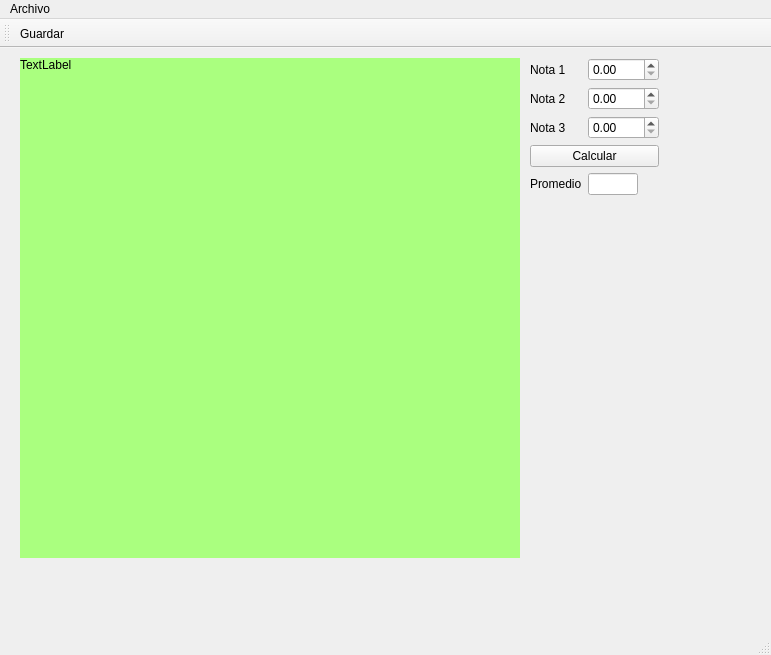
<?xml version="1.0" encoding="UTF-8"?>
<ui version="4.0">
 <class>Principal</class>
 <widget class="QMainWindow" name="Principal">
  <property name="geometry">
   <rect>
    <x>0</x>
    <y>0</y>
    <width>771</width>
    <height>655</height>
   </rect>
  </property>
  <property name="windowTitle">
   <string>Principal</string>
  </property>
  <widget class="QWidget" name="centralwidget">
   <widget class="QLabel" name="outCuadro">
    <property name="geometry">
     <rect>
      <x>20</x>
      <y>10</y>
      <width>500</width>
      <height>500</height>
     </rect>
    </property>
    <property name="maximumSize">
     <size>
      <width>500</width>
      <height>500</height>
     </size>
    </property>
    <property name="styleSheet">
     <string notr="true">background-color: rgb(170, 255, 127);</string>
    </property>
    <property name="text">
     <string>TextLabel</string>
    </property>
    <property name="alignment">
     <set>Qt::AlignLeading|Qt::AlignLeft|Qt::AlignTop</set>
    </property>
   </widget>
   <widget class="QWidget" name="widget" native="true">
    <property name="geometry">
     <rect>
      <x>530</x>
      <y>10</y>
      <width>129</width>
      <height>151</height>
     </rect>
    </property>
    <property name="maximumSize">
     <size>
      <width>200</width>
      <height>550</height>
     </size>
    </property>
    <layout class="QFormLayout" name="formLayout">
     <item row="0" column="0">
      <widget class="QLabel" name="label">
       <property name="text">
        <string>Nota 1</string>
       </property>
      </widget>
     </item>
     <item row="0" column="1">
      <widget class="QDoubleSpinBox" name="inNota1">
       <property name="maximumSize">
        <size>
         <width>100</width>
         <height>50</height>
        </size>
       </property>
       <property name="maximum">
        <double>400.000000000000000</double>
       </property>
      </widget>
     </item>
     <item row="1" column="0">
      <widget class="QLabel" name="label_3">
       <property name="text">
        <string>Nota 2</string>
       </property>
      </widget>
     </item>
     <item row="1" column="1">
      <widget class="QDoubleSpinBox" name="inNota2">
       <property name="maximumSize">
        <size>
         <width>100</width>
         <height>16777215</height>
        </size>
       </property>
       <property name="maximum">
        <double>400.000000000000000</double>
       </property>
      </widget>
     </item>
     <item row="2" column="0">
      <widget class="QLabel" name="label_2">
       <property name="text">
        <string>Nota 3</string>
       </property>
      </widget>
     </item>
     <item row="2" column="1">
      <widget class="QDoubleSpinBox" name="inNota3">
       <property name="maximumSize">
        <size>
         <width>100</width>
         <height>16777215</height>
        </size>
       </property>
       <property name="maximum">
        <double>400.000000000000000</double>
       </property>
      </widget>
     </item>
     <item row="3" column="0" colspan="2">
      <widget class="QPushButton" name="cmdCacular">
       <property name="text">
        <string>Calcular</string>
       </property>
      </widget>
     </item>
     <item row="4" column="0">
      <widget class="QLabel" name="label_4">
       <property name="text">
        <string>Promedio</string>
       </property>
      </widget>
     </item>
     <item row="4" column="1">
      <widget class="QLineEdit" name="outPromedio">
       <property name="enabled">
        <bool>true</bool>
       </property>
       <property name="maximumSize">
        <size>
         <width>50</width>
         <height>16777215</height>
        </size>
       </property>
       <property name="readOnly">
        <bool>true</bool>
       </property>
      </widget>
     </item>
    </layout>
   </widget>
  </widget>
  <widget class="QMenuBar" name="menubar">
   <property name="geometry">
    <rect>
     <x>0</x>
     <y>0</y>
     <width>771</width>
     <height>21</height>
    </rect>
   </property>
   <widget class="QMenu" name="menuArchivo">
    <property name="title">
     <string>Archivo</string>
    </property>
    <addaction name="actionGuardar"/>
   </widget>
   <addaction name="menuArchivo"/>
  </widget>
  <widget class="QStatusBar" name="statusbar"/>
  <widget class="QToolBar" name="toolBar">
   <property name="windowTitle">
    <string>toolBar</string>
   </property>
   <attribute name="toolBarArea">
    <enum>TopToolBarArea</enum>
   </attribute>
   <attribute name="toolBarBreak">
    <bool>false</bool>
   </attribute>
   <addaction name="actionGuardar"/>
  </widget>
  <action name="actionGuardar">
   <property name="icon">
    <iconset resource="Recursos.qrc">
     <normaloff>:/new/prefix1/icon/Save.ico</normaloff>:/new/prefix1/icon/Save.ico</iconset>
   </property>
   <property name="text">
    <string>Guardar</string>
   </property>
   <property name="shortcut">
    <string>Ctrl+S</string>
   </property>
  </action>
 </widget>
 <resources>
  <include location="Recursos.qrc"/>
 </resources>
 <connections/>
</ui>
